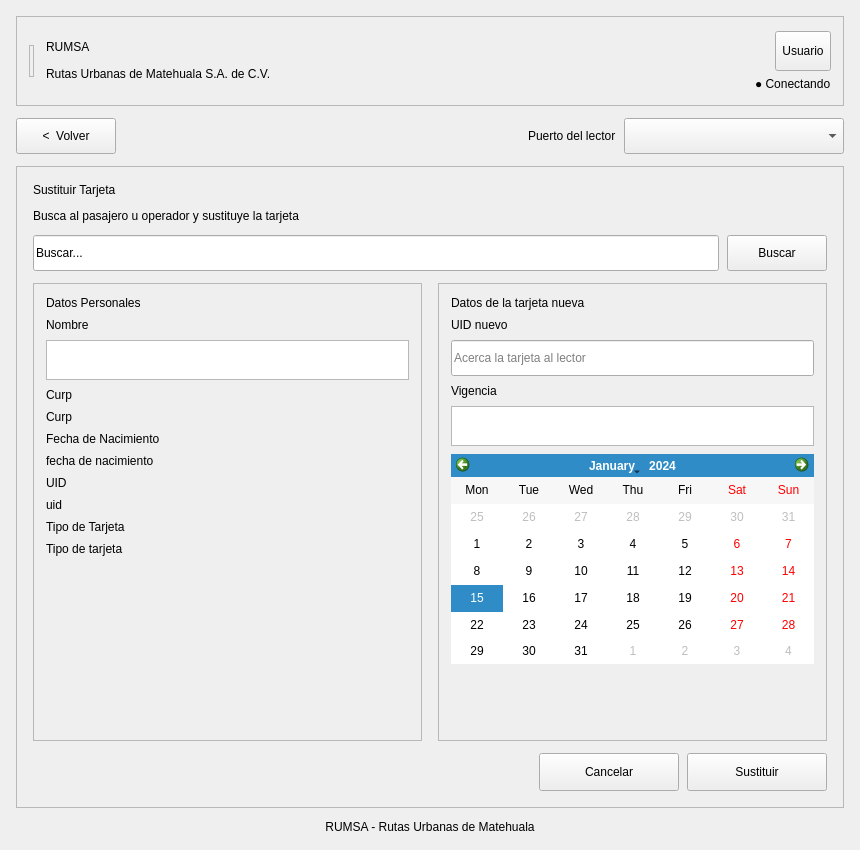
<?xml version="1.0" encoding="UTF-8"?>
<ui version="4.0">
 <class>SustituirWindow</class>
 <widget class="QMainWindow" name="SustituirWindow">
  <property name="windowTitle">
   <string>Sustituir Tarjeta</string>
  </property>
  <widget class="QWidget" name="centralwidget">
   <layout class="QVBoxLayout" name="gridLayout_4" stretch="0,0,1,0">
    <property name="leftMargin">
     <number>16</number>
    </property>
    <property name="topMargin">
     <number>16</number>
    </property>
    <property name="rightMargin">
     <number>16</number>
    </property>
    <property name="bottomMargin">
     <number>16</number>
    </property>
    <property name="spacing">
     <number>12</number>
    </property>
    <item>
     <widget class="QFrame" name="frame_2">
      <property name="frameShape">
       <enum>QFrame::StyledPanel</enum>
      </property>
      <property name="frameShadow">
       <enum>QFrame::Raised</enum>
      </property>
      <property name="uiRole" stdset="0">
       <string notr="true">header</string>
      </property>
      <property name="minimumSize">
       <size>
        <width>0</width>
        <height>90</height>
       </size>
      </property>
      <property name="maximumSize">
       <size>
        <width>16777215</width>
        <height>90</height>
       </size>
      </property>
      <layout class="QHBoxLayout" name="layoutEstructura2">
       <property name="leftMargin">
        <number>12</number>
       </property>
       <property name="topMargin">
        <number>12</number>
       </property>
       <property name="rightMargin">
        <number>12</number>
       </property>
       <property name="bottomMargin">
        <number>12</number>
       </property>
       <property name="spacing">
        <number>12</number>
       </property>
       <item alignment="Qt::AlignVCenter">
        <widget class="QFrame" name="frame_3">
         <property name="frameShape">
          <enum>QFrame::StyledPanel</enum>
         </property>
         <property name="frameShadow">
          <enum>QFrame::Raised</enum>
         </property>
         <property name="uiRole" stdset="0">
          <string notr="true">stripe</string>
         </property>
         <property name="minimumSize">
          <size>
           <width>5</width>
           <height>32</height>
          </size>
         </property>
         <property name="maximumSize">
          <size>
           <width>5</width>
           <height>32</height>
          </size>
         </property>
        </widget>
       </item>
       <item>
        <widget class="QWidget" name="layoutWidget">
         <layout class="QVBoxLayout" name="layoutEstructura4">
          <property name="leftMargin">
           <number>0</number>
          </property>
          <property name="topMargin">
           <number>0</number>
          </property>
          <property name="rightMargin">
           <number>0</number>
          </property>
          <property name="bottomMargin">
           <number>0</number>
          </property>
          <property name="spacing">
           <number>2</number>
          </property>
          <item>
           <widget class="QLabel" name="labelBrand_2">
            <property name="alignment">
             <set>Qt::AlignLeft|Qt::AlignVCenter</set>
            </property>
            <property name="wordWrap">
             <bool>false</bool>
            </property>
            <property name="sizePolicy">
             <sizepolicy hsizetype="Preferred" vsizetype="Fixed">
              <horstretch>0</horstretch>
              <verstretch>0</verstretch>
             </sizepolicy>
            </property>
            <property name="uiRole" stdset="0">
             <string notr="true">brand</string>
            </property>
            <property name="text">
             <string>RUMSA</string>
            </property>
           </widget>
          </item>
          <item>
           <widget class="QLabel" name="labelHeaderInfo_4">
            <property name="text">
             <string>Rutas Urbanas de Matehuala S.A. de C.V.</string>
            </property>
            <property name="alignment">
             <set>Qt::AlignLeft|Qt::AlignVCenter</set>
            </property>
            <property name="sizePolicy">
             <sizepolicy hsizetype="Preferred" vsizetype="Fixed">
              <horstretch>0</horstretch>
              <verstretch>0</verstretch>
             </sizepolicy>
            </property>
            <property name="uiRole" stdset="0">
             <string notr="true">caption</string>
            </property>
            <property name="wordWrap">
             <bool>false</bool>
            </property>
           </widget>
          </item>
         </layout>
        </widget>
       </item>
       <item>
        <spacer name="espacioEstructura3">
         <property name="orientation">
          <enum>Qt::Horizontal</enum>
         </property>
         <property name="sizeType">
          <enum>QSizePolicy::Expanding</enum>
         </property>
         <property name="sizeHint" stdset="0">
          <size>
           <width>8</width>
           <height>8</height>
          </size>
         </property>
        </spacer>
       </item>
       <item>
        <widget class="QWidget" name="layoutWidget_2">
         <layout class="QVBoxLayout" name="layoutEstructura5">
          <property name="leftMargin">
           <number>0</number>
          </property>
          <property name="topMargin">
           <number>0</number>
          </property>
          <property name="rightMargin">
           <number>0</number>
          </property>
          <property name="bottomMargin">
           <number>0</number>
          </property>
          <property name="spacing">
           <number>4</number>
          </property>
          <item alignment="Qt::AlignRight">
           <widget class="QToolButton" name="usuario_2">
            <property name="text">
             <string>Usuario</string>
            </property>
            <property name="minimumSize">
             <size>
              <width>0</width>
              <height>36</height>
             </size>
            </property>
            <property name="maximumSize">
             <size>
              <width>16777215</width>
              <height>40</height>
             </size>
            </property>
            <property name="sizePolicy">
             <sizepolicy hsizetype="Preferred" vsizetype="Fixed">
              <horstretch>0</horstretch>
              <verstretch>0</verstretch>
             </sizepolicy>
            </property>
           </widget>
          </item>
          <item alignment="Qt::AlignRight">
           <widget class="QLabel" name="labelEstadoConexion_2">
            <property name="toolTip">
             <string>Este texto puede cambiar a: Conectando, Sin conexión, Sincronizando o Conectado.</string>
            </property>
            <property name="text">
             <string>● Conectando</string>
            </property>
            <property name="uiRole" stdset="0">
             <string notr="true">status</string>
            </property>
            <property name="alignment">
             <set>Qt::AlignLeft|Qt::AlignVCenter</set>
            </property>
            <property name="wordWrap">
             <bool>false</bool>
            </property>
            <property name="sizePolicy">
             <sizepolicy hsizetype="Preferred" vsizetype="Fixed">
              <horstretch>0</horstretch>
              <verstretch>0</verstretch>
             </sizepolicy>
            </property>
           </widget>
          </item>
         </layout>
        </widget>
       </item>
      </layout>
     </widget>
    </item>
    <item>
     <layout class="QHBoxLayout" name="layoutEstructura6">
      <property name="leftMargin">
       <number>0</number>
      </property>
      <property name="topMargin">
       <number>0</number>
      </property>
      <property name="rightMargin">
       <number>0</number>
      </property>
      <property name="bottomMargin">
       <number>0</number>
      </property>
      <property name="spacing">
       <number>8</number>
      </property>
      <item>
       <widget class="QPushButton" name="botonregresar">
        <property name="minimumSize">
         <size>
          <width>100</width>
          <height>36</height>
         </size>
        </property>
        <property name="sizePolicy">
         <sizepolicy hsizetype="Preferred" vsizetype="Fixed">
          <horstretch>0</horstretch>
          <verstretch>0</verstretch>
         </sizepolicy>
        </property>
        <property name="uiRole" stdset="0">
         <string notr="true">back</string>
        </property>
        <property name="text">
         <string>&lt;  Volver</string>
        </property>
        <property name="maximumSize">
         <size>
          <width>110</width>
          <height>40</height>
         </size>
        </property>
       </widget>
      </item>
      <item>
       <spacer name="espacioEstructura7">
        <property name="orientation">
         <enum>Qt::Horizontal</enum>
        </property>
        <property name="sizeType">
         <enum>QSizePolicy::Expanding</enum>
        </property>
        <property name="sizeHint" stdset="0">
         <size>
          <width>8</width>
          <height>8</height>
         </size>
        </property>
       </spacer>
      </item>
      <item>
       <widget class="QLabel" name="etiquetaPuerto">
        <property name="uiRole" stdset="0">
         <string notr="true">caption</string>
        </property>
        <property name="text">
         <string>Puerto del lector</string>
        </property>
        <property name="sizePolicy">
         <sizepolicy hsizetype="Preferred" vsizetype="Fixed">
          <horstretch>0</horstretch>
          <verstretch>0</verstretch>
         </sizepolicy>
        </property>
       </widget>
      </item>
      <item>
       <widget class="QComboBox" name="lista">
        <property name="minimumSize">
         <size>
          <width>220</width>
          <height>36</height>
         </size>
        </property>
        <property name="maximumSize">
         <size>
          <width>260</width>
          <height>40</height>
         </size>
        </property>
       </widget>
      </item>
     </layout>
    </item>
    <item>
     <widget class="QScrollArea" name="areaContenido">
      <property name="widgetResizable">
       <bool>true</bool>
      </property>
      <property name="frameShape">
       <enum>QFrame::NoFrame</enum>
      </property>
      <widget class="QFrame" name="frame">
       <property name="frameShape">
        <enum>QFrame::StyledPanel</enum>
       </property>
       <property name="frameShadow">
        <enum>QFrame::Raised</enum>
       </property>
       <property name="uiRole" stdset="0">
        <string notr="true">card</string>
       </property>
       <layout class="QVBoxLayout" name="layoutEstructura8">
        <property name="leftMargin">
         <number>16</number>
        </property>
        <property name="topMargin">
         <number>16</number>
        </property>
        <property name="rightMargin">
         <number>16</number>
        </property>
        <property name="bottomMargin">
         <number>16</number>
        </property>
        <property name="spacing">
         <number>12</number>
        </property>
        <item>
         <widget class="QLabel" name="sustituirtarjeta">
          <property name="text">
           <string>Sustituir Tarjeta</string>
          </property>
          <property name="alignment">
           <set>Qt::AlignLeft|Qt::AlignVCenter</set>
          </property>
          <property name="wordWrap">
           <bool>false</bool>
          </property>
          <property name="sizePolicy">
           <sizepolicy hsizetype="Preferred" vsizetype="Fixed">
            <horstretch>0</horstretch>
            <verstretch>0</verstretch>
           </sizepolicy>
          </property>
          <property name="uiRole" stdset="0">
           <string notr="true">heading</string>
          </property>
         </widget>
        </item>
        <item>
         <widget class="QLabel" name="labelHeaderInfo_3">
          <property name="text">
           <string>Busca al pasajero u operador y sustituye la tarjeta</string>
          </property>
          <property name="alignment">
           <set>Qt::AlignLeft|Qt::AlignVCenter</set>
          </property>
          <property name="wordWrap">
           <bool>false</bool>
          </property>
          <property name="sizePolicy">
           <sizepolicy hsizetype="Preferred" vsizetype="Fixed">
            <horstretch>0</horstretch>
            <verstretch>0</verstretch>
           </sizepolicy>
          </property>
          <property name="uiRole" stdset="0">
           <string notr="true">caption</string>
          </property>
         </widget>
        </item>
        <item>
         <layout class="QHBoxLayout" name="layoutEstructura9">
          <property name="leftMargin">
           <number>0</number>
          </property>
          <property name="topMargin">
           <number>0</number>
          </property>
          <property name="rightMargin">
           <number>0</number>
          </property>
          <property name="bottomMargin">
           <number>0</number>
          </property>
          <property name="spacing">
           <number>8</number>
          </property>
          <item>
           <widget class="QLineEdit" name="buscador">
            <property name="text">
             <string>Buscar...</string>
            </property>
            <property name="minimumSize">
             <size>
              <width>0</width>
              <height>36</height>
             </size>
            </property>
            <property name="maximumSize">
             <size>
              <width>16777215</width>
              <height>40</height>
             </size>
            </property>
           </widget>
          </item>
          <item>
           <widget class="QPushButton" name="pushButton">
            <property name="text">
             <string>Buscar</string>
            </property>
            <property name="minimumSize">
             <size>
              <width>100</width>
              <height>36</height>
             </size>
            </property>
            <property name="maximumSize">
             <size>
              <width>16777215</width>
              <height>40</height>
             </size>
            </property>
            <property name="sizePolicy">
             <sizepolicy hsizetype="Preferred" vsizetype="Fixed">
              <horstretch>0</horstretch>
              <verstretch>0</verstretch>
             </sizepolicy>
            </property>
            <property name="uiRole" stdset="0">
             <string notr="true">primary</string>
            </property>
           </widget>
          </item>
         </layout>
        </item>
        <item>
         <layout class="QHBoxLayout" name="layoutEstructura10" stretch="1,1">
          <property name="leftMargin">
           <number>0</number>
          </property>
          <property name="topMargin">
           <number>0</number>
          </property>
          <property name="rightMargin">
           <number>0</number>
          </property>
          <property name="bottomMargin">
           <number>0</number>
          </property>
          <property name="spacing">
           <number>16</number>
          </property>
          <item>
           <widget class="QFrame" name="frame_5">
            <property name="frameShape">
             <enum>QFrame::StyledPanel</enum>
            </property>
            <property name="frameShadow">
             <enum>QFrame::Raised</enum>
            </property>
            <property name="uiRole" stdset="0">
             <string notr="true">card</string>
            </property>
            <layout class="QVBoxLayout" name="layoutEstructura11">
             <property name="leftMargin">
              <number>12</number>
             </property>
             <property name="topMargin">
              <number>12</number>
             </property>
             <property name="rightMargin">
              <number>12</number>
             </property>
             <property name="bottomMargin">
              <number>12</number>
             </property>
             <property name="spacing">
              <number>8</number>
             </property>
             <item>
              <widget class="QLabel" name="menu_6">
               <property name="text">
                <string>Datos Personales</string>
               </property>
               <property name="alignment">
                <set>Qt::AlignLeft|Qt::AlignVCenter</set>
               </property>
               <property name="wordWrap">
                <bool>false</bool>
               </property>
               <property name="sizePolicy">
                <sizepolicy hsizetype="Preferred" vsizetype="Fixed">
                 <horstretch>0</horstretch>
                 <verstretch>0</verstretch>
                </sizepolicy>
               </property>
               <property name="uiRole" stdset="0">
                <string notr="true">section</string>
               </property>
              </widget>
             </item>
             <item>
              <widget class="QLabel" name="nombre_2">
               <property name="text">
                <string>Nombre</string>
               </property>
               <property name="alignment">
                <set>Qt::AlignLeft|Qt::AlignVCenter</set>
               </property>
               <property name="wordWrap">
                <bool>false</bool>
               </property>
               <property name="sizePolicy">
                <sizepolicy hsizetype="Preferred" vsizetype="Fixed">
                 <horstretch>0</horstretch>
                 <verstretch>0</verstretch>
                </sizepolicy>
               </property>
               <property name="uiRole" stdset="0">
                <string notr="true">fieldLabel</string>
               </property>
              </widget>
             </item>
             <item>
              <widget class="QTextBrowser" name="textonombre">
               <property name="minimumSize">
                <size>
                 <width>0</width>
                 <height>36</height>
                </size>
               </property>
               <property name="maximumSize">
                <size>
                 <width>16777215</width>
                 <height>40</height>
                </size>
               </property>
              </widget>
             </item>
             <item>
              <widget class="QLabel" name="curp">
               <property name="text">
                <string>Curp</string>
               </property>
               <property name="alignment">
                <set>Qt::AlignLeft|Qt::AlignVCenter</set>
               </property>
               <property name="wordWrap">
                <bool>false</bool>
               </property>
               <property name="sizePolicy">
                <sizepolicy hsizetype="Preferred" vsizetype="Fixed">
                 <horstretch>0</horstretch>
                 <verstretch>0</verstretch>
                </sizepolicy>
               </property>
               <property name="uiRole" stdset="0">
                <string notr="true">fieldLabel</string>
               </property>
              </widget>
             </item>
             <item>
              <widget class="QLabel" name="textocurp">
               <property name="text">
                <string>Curp</string>
               </property>
               <property name="uiRole" stdset="0">
                <string notr="true">value</string>
               </property>
               <property name="alignment">
                <set>Qt::AlignLeft|Qt::AlignVCenter</set>
               </property>
               <property name="wordWrap">
                <bool>false</bool>
               </property>
               <property name="sizePolicy">
                <sizepolicy hsizetype="Preferred" vsizetype="Fixed">
                 <horstretch>0</horstretch>
                 <verstretch>0</verstretch>
                </sizepolicy>
               </property>
              </widget>
             </item>
             <item>
              <widget class="QLabel" name="fechanacimiento">
               <property name="text">
                <string>Fecha de Nacimiento</string>
               </property>
               <property name="alignment">
                <set>Qt::AlignLeft|Qt::AlignVCenter</set>
               </property>
               <property name="wordWrap">
                <bool>false</bool>
               </property>
               <property name="sizePolicy">
                <sizepolicy hsizetype="Preferred" vsizetype="Fixed">
                 <horstretch>0</horstretch>
                 <verstretch>0</verstretch>
                </sizepolicy>
               </property>
               <property name="uiRole" stdset="0">
                <string notr="true">fieldLabel</string>
               </property>
              </widget>
             </item>
             <item>
              <widget class="QLabel" name="textofecha">
               <property name="text">
                <string>fecha de nacimiento</string>
               </property>
               <property name="uiRole" stdset="0">
                <string notr="true">value</string>
               </property>
               <property name="alignment">
                <set>Qt::AlignLeft|Qt::AlignVCenter</set>
               </property>
               <property name="wordWrap">
                <bool>false</bool>
               </property>
               <property name="sizePolicy">
                <sizepolicy hsizetype="Preferred" vsizetype="Fixed">
                 <horstretch>0</horstretch>
                 <verstretch>0</verstretch>
                </sizepolicy>
               </property>
              </widget>
             </item>
             <item>
              <widget class="QLabel" name="uid">
               <property name="text">
                <string>UID</string>
               </property>
               <property name="alignment">
                <set>Qt::AlignLeft|Qt::AlignVCenter</set>
               </property>
               <property name="wordWrap">
                <bool>false</bool>
               </property>
               <property name="sizePolicy">
                <sizepolicy hsizetype="Preferred" vsizetype="Fixed">
                 <horstretch>0</horstretch>
                 <verstretch>0</verstretch>
                </sizepolicy>
               </property>
               <property name="uiRole" stdset="0">
                <string notr="true">fieldLabel</string>
               </property>
              </widget>
             </item>
             <item>
              <widget class="QLabel" name="textouid">
               <property name="text">
                <string>uid</string>
               </property>
               <property name="uiRole" stdset="0">
                <string notr="true">value</string>
               </property>
               <property name="alignment">
                <set>Qt::AlignLeft|Qt::AlignVCenter</set>
               </property>
               <property name="wordWrap">
                <bool>false</bool>
               </property>
               <property name="sizePolicy">
                <sizepolicy hsizetype="Preferred" vsizetype="Fixed">
                 <horstretch>0</horstretch>
                 <verstretch>0</verstretch>
                </sizepolicy>
               </property>
              </widget>
             </item>
             <item>
              <widget class="QLabel" name="tipotarjeta">
               <property name="text">
                <string>Tipo de Tarjeta</string>
               </property>
               <property name="alignment">
                <set>Qt::AlignLeft|Qt::AlignVCenter</set>
               </property>
               <property name="wordWrap">
                <bool>false</bool>
               </property>
               <property name="sizePolicy">
                <sizepolicy hsizetype="Preferred" vsizetype="Fixed">
                 <horstretch>0</horstretch>
                 <verstretch>0</verstretch>
                </sizepolicy>
               </property>
               <property name="uiRole" stdset="0">
                <string notr="true">fieldLabel</string>
               </property>
              </widget>
             </item>
             <item>
              <widget class="QLabel" name="textotipo">
               <property name="text">
                <string>Tipo de tarjeta</string>
               </property>
               <property name="uiRole" stdset="0">
                <string notr="true">value</string>
               </property>
               <property name="alignment">
                <set>Qt::AlignLeft|Qt::AlignVCenter</set>
               </property>
               <property name="wordWrap">
                <bool>false</bool>
               </property>
               <property name="sizePolicy">
                <sizepolicy hsizetype="Preferred" vsizetype="Fixed">
                 <horstretch>0</horstretch>
                 <verstretch>0</verstretch>
                </sizepolicy>
               </property>
              </widget>
             </item>
             <item>
              <spacer name="espacioEstructura12">
               <property name="orientation">
                <enum>Qt::Vertical</enum>
               </property>
               <property name="sizeType">
                <enum>QSizePolicy::Expanding</enum>
               </property>
               <property name="sizeHint" stdset="0">
                <size>
                 <width>8</width>
                 <height>8</height>
                </size>
               </property>
              </spacer>
             </item>
            </layout>
           </widget>
          </item>
          <item>
           <widget class="QFrame" name="frame_4">
            <property name="frameShape">
             <enum>QFrame::StyledPanel</enum>
            </property>
            <property name="frameShadow">
             <enum>QFrame::Raised</enum>
            </property>
            <property name="uiRole" stdset="0">
             <string notr="true">card</string>
            </property>
            <layout class="QVBoxLayout" name="layoutEstructura13">
             <property name="leftMargin">
              <number>12</number>
             </property>
             <property name="topMargin">
              <number>12</number>
             </property>
             <property name="rightMargin">
              <number>12</number>
             </property>
             <property name="bottomMargin">
              <number>12</number>
             </property>
             <property name="spacing">
              <number>8</number>
             </property>
             <item>
              <widget class="QLabel" name="menu_5">
               <property name="text">
                <string>Datos de la tarjeta nueva</string>
               </property>
               <property name="alignment">
                <set>Qt::AlignLeft|Qt::AlignVCenter</set>
               </property>
               <property name="wordWrap">
                <bool>false</bool>
               </property>
               <property name="sizePolicy">
                <sizepolicy hsizetype="Preferred" vsizetype="Fixed">
                 <horstretch>0</horstretch>
                 <verstretch>0</verstretch>
                </sizepolicy>
               </property>
               <property name="uiRole" stdset="0">
                <string notr="true">section</string>
               </property>
              </widget>
             </item>
             <item>
              <widget class="QLabel" name="labelUidNuevo">
               <property name="text">
                <string>UID nuevo</string>
               </property>
               <property name="alignment">
                <set>Qt::AlignLeft|Qt::AlignVCenter</set>
               </property>
               <property name="wordWrap">
                <bool>false</bool>
               </property>
               <property name="sizePolicy">
                <sizepolicy hsizetype="Preferred" vsizetype="Fixed">
                 <horstretch>0</horstretch>
                 <verstretch>0</verstretch>
                </sizepolicy>
               </property>
               <property name="uiRole" stdset="0">
                <string notr="true">fieldLabel</string>
               </property>
              </widget>
             </item>
             <item>
              <widget class="QLineEdit" name="textouidnuevo">
               <property name="readOnly">
                <bool>true</bool>
               </property>
               <property name="placeholderText">
                <string>Acerca la tarjeta al lector</string>
               </property>
               <property name="minimumSize">
                <size>
                 <width>0</width>
                 <height>36</height>
                </size>
               </property>
               <property name="maximumSize">
                <size>
                 <width>16777215</width>
                 <height>40</height>
                </size>
               </property>
              </widget>
             </item>
             <item>
              <widget class="QLabel" name="vigencia">
               <property name="text">
                <string>Vigencia</string>
               </property>
               <property name="alignment">
                <set>Qt::AlignLeft|Qt::AlignVCenter</set>
               </property>
               <property name="wordWrap">
                <bool>false</bool>
               </property>
               <property name="sizePolicy">
                <sizepolicy hsizetype="Preferred" vsizetype="Fixed">
                 <horstretch>0</horstretch>
                 <verstretch>0</verstretch>
                </sizepolicy>
               </property>
               <property name="uiRole" stdset="0">
                <string notr="true">fieldLabel</string>
               </property>
              </widget>
             </item>
             <item>
              <widget class="QTextBrowser" name="textovigencia">
               <property name="minimumSize">
                <size>
                 <width>0</width>
                 <height>36</height>
                </size>
               </property>
               <property name="maximumSize">
                <size>
                 <width>16777215</width>
                 <height>40</height>
                </size>
               </property>
              </widget>
             </item>
             <item>
              <widget class="QCalendarWidget" name="calendario">
               <property name="horizontalHeaderFormat">
                <enum>QCalendarWidget::ShortDayNames</enum>
               </property>
               <property name="verticalHeaderFormat">
                <enum>QCalendarWidget::NoVerticalHeader</enum>
               </property>
               <property name="minimumSize">
                <size>
                 <width>0</width>
                 <height>210</height>
                </size>
               </property>
              </widget>
             </item>
             <item>
              <spacer name="espacioEstructura14">
               <property name="orientation">
                <enum>Qt::Vertical</enum>
               </property>
               <property name="sizeType">
                <enum>QSizePolicy::Expanding</enum>
               </property>
               <property name="sizeHint" stdset="0">
                <size>
                 <width>8</width>
                 <height>8</height>
                </size>
               </property>
              </spacer>
             </item>
            </layout>
           </widget>
          </item>
         </layout>
        </item>
        <item>
         <layout class="QHBoxLayout" name="layoutEstructura15">
          <property name="leftMargin">
           <number>0</number>
          </property>
          <property name="topMargin">
           <number>0</number>
          </property>
          <property name="rightMargin">
           <number>0</number>
          </property>
          <property name="bottomMargin">
           <number>0</number>
          </property>
          <property name="spacing">
           <number>8</number>
          </property>
          <item>
           <spacer name="espacioEstructura16">
            <property name="orientation">
             <enum>Qt::Horizontal</enum>
            </property>
            <property name="sizeType">
             <enum>QSizePolicy::Expanding</enum>
            </property>
            <property name="sizeHint" stdset="0">
             <size>
              <width>8</width>
              <height>8</height>
             </size>
            </property>
           </spacer>
          </item>
          <item>
           <widget class="QPushButton" name="botonguardar_2">
            <property name="text">
             <string>Cancelar</string>
            </property>
            <property name="sizePolicy">
             <sizepolicy hsizetype="Preferred" vsizetype="Fixed">
              <horstretch>0</horstretch>
              <verstretch>0</verstretch>
             </sizepolicy>
            </property>
            <property name="uiRole" stdset="0">
             <string notr="true">secondary</string>
            </property>
            <property name="minimumSize">
             <size>
              <width>140</width>
              <height>38</height>
             </size>
            </property>
            <property name="maximumSize">
             <size>
              <width>240</width>
              <height>40</height>
             </size>
            </property>
           </widget>
          </item>
          <item>
           <widget class="QPushButton" name="botonsustituir">
            <property name="text">
             <string>Sustituir</string>
            </property>
            <property name="sizePolicy">
             <sizepolicy hsizetype="Preferred" vsizetype="Fixed">
              <horstretch>0</horstretch>
              <verstretch>0</verstretch>
             </sizepolicy>
            </property>
            <property name="uiRole" stdset="0">
             <string notr="true">primary</string>
            </property>
            <property name="minimumSize">
             <size>
              <width>140</width>
              <height>38</height>
             </size>
            </property>
            <property name="maximumSize">
             <size>
              <width>240</width>
              <height>40</height>
             </size>
            </property>
           </widget>
          </item>
         </layout>
        </item>
       </layout>
      </widget>
     </widget>
    </item>
    <item>
     <widget class="QLabel" name="pieAplicacion">
      <property name="text">
       <string>RUMSA - Rutas Urbanas de Matehuala</string>
      </property>
      <property name="sizePolicy">
       <sizepolicy hsizetype="Preferred" vsizetype="Fixed">
        <horstretch>0</horstretch>
        <verstretch>0</verstretch>
       </sizepolicy>
      </property>
      <property name="uiRole" stdset="0">
       <string notr="true">caption</string>
      </property>
      <property name="alignment">
       <set>Qt::AlignCenter</set>
      </property>
     </widget>
    </item>
   </layout>
  </widget>
  <property name="geometry">
   <rect>
    <x>0</x>
    <y>0</y>
    <width>860</width>
    <height>850</height>
   </rect>
  </property>
  <property name="minimumSize">
   <size>
    <width>760</width>
    <height>680</height>
   </size>
  </property>
 </widget>
 <resources />
 <connections />
</ui>
